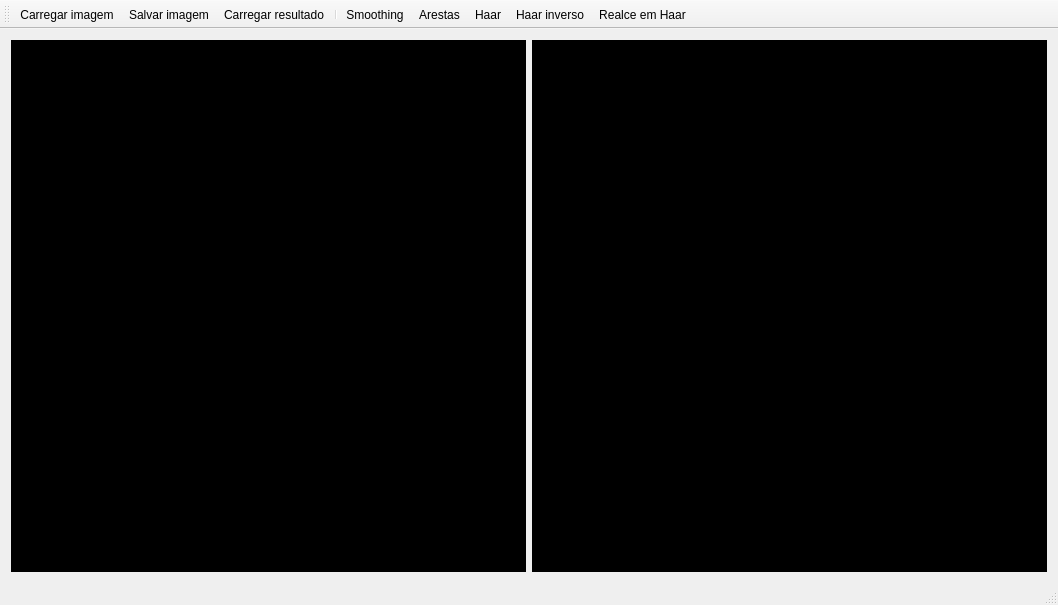
<?xml version="1.0" encoding="UTF-8"?>
<ui version="4.0">
 <class>MainWindow</class>
 <widget class="QMainWindow" name="MainWindow">
  <property name="geometry">
   <rect>
    <x>0</x>
    <y>0</y>
    <width>1058</width>
    <height>605</height>
   </rect>
  </property>
  <property name="windowTitle">
   <string>CG - T2 - Modelo</string>
  </property>
  <widget class="QWidget" name="centralWidget">
   <layout class="QHBoxLayout" name="horizontalLayout_2">
    <item>
     <layout class="QHBoxLayout" name="horizontalLayout">
      <item>
       <widget class="QLabel" name="inputLabel">
        <property name="enabled">
         <bool>true</bool>
        </property>
        <property name="minimumSize">
         <size>
          <width>512</width>
          <height>512</height>
         </size>
        </property>
        <property name="autoFillBackground">
         <bool>false</bool>
        </property>
        <property name="styleSheet">
         <string notr="true">background-color: rgb(0, 0, 0);</string>
        </property>
        <property name="text">
         <string/>
        </property>
        <property name="alignment">
         <set>Qt::AlignCenter</set>
        </property>
       </widget>
      </item>
      <item>
       <widget class="QLabel" name="outputLabel">
        <property name="minimumSize">
         <size>
          <width>512</width>
          <height>512</height>
         </size>
        </property>
        <property name="styleSheet">
         <string notr="true">background-color: rgb(0, 0, 0);</string>
        </property>
        <property name="text">
         <string/>
        </property>
        <property name="alignment">
         <set>Qt::AlignCenter</set>
        </property>
       </widget>
      </item>
     </layout>
    </item>
   </layout>
  </widget>
  <widget class="QMenuBar" name="menuBar">
   <property name="geometry">
    <rect>
     <x>0</x>
     <y>0</y>
     <width>1058</width>
     <height>20</height>
    </rect>
   </property>
  </widget>
  <widget class="QToolBar" name="mainToolBar">
   <attribute name="toolBarArea">
    <enum>TopToolBarArea</enum>
   </attribute>
   <attribute name="toolBarBreak">
    <bool>false</bool>
   </attribute>
   <addaction name="actionCarregar_imagem"/>
   <addaction name="actionSalvar_imagem"/>
   <addaction name="actionCarregar_resultado"/>
   <addaction name="separator"/>
   <addaction name="actionSmoothing"/>
   <addaction name="actionArestas"/>
   <addaction name="actionHaar"/>
   <addaction name="actionHaar_inverso"/>
   <addaction name="actionRealce_em_Haar"/>
  </widget>
  <widget class="QStatusBar" name="statusBar"/>
  <action name="actionCarregar_imagem">
   <property name="text">
    <string>Carregar imagem</string>
   </property>
  </action>
  <action name="actionSalvar_imagem">
   <property name="text">
    <string>Salvar imagem</string>
   </property>
  </action>
  <action name="actionSmoothing">
   <property name="text">
    <string>Smoothing</string>
   </property>
  </action>
  <action name="actionArestas">
   <property name="text">
    <string>Arestas</string>
   </property>
  </action>
  <action name="actionHaar">
   <property name="text">
    <string>Haar</string>
   </property>
   <property name="toolTip">
    <string>Haar</string>
   </property>
  </action>
  <action name="actionHaar_inverso">
   <property name="text">
    <string>Haar inverso</string>
   </property>
  </action>
  <action name="actionCarregar_resultado">
   <property name="text">
    <string>Carregar resultado</string>
   </property>
   <property name="toolTip">
    <string>Carregar resultado</string>
   </property>
  </action>
  <action name="actionRealce_em_Haar">
   <property name="text">
    <string>Realce em Haar </string>
   </property>
   <property name="toolTip">
    <string>Realça imagem de Haar</string>
   </property>
  </action>
 </widget>
 <layoutdefault spacing="6" margin="11"/>
 <resources/>
 <connections/>
</ui>
